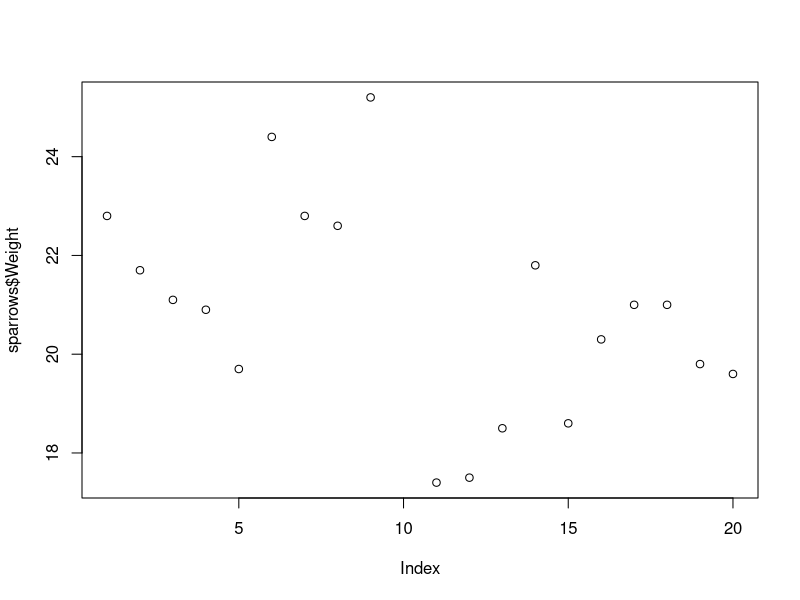
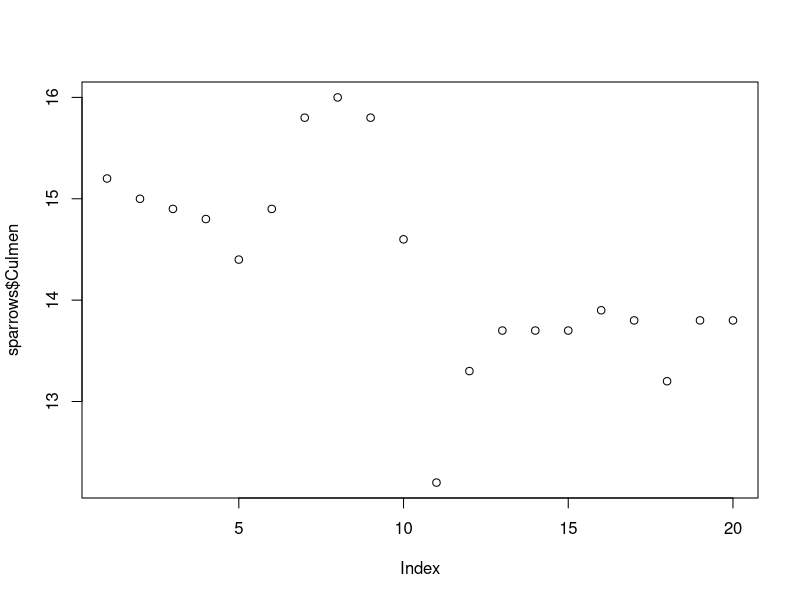
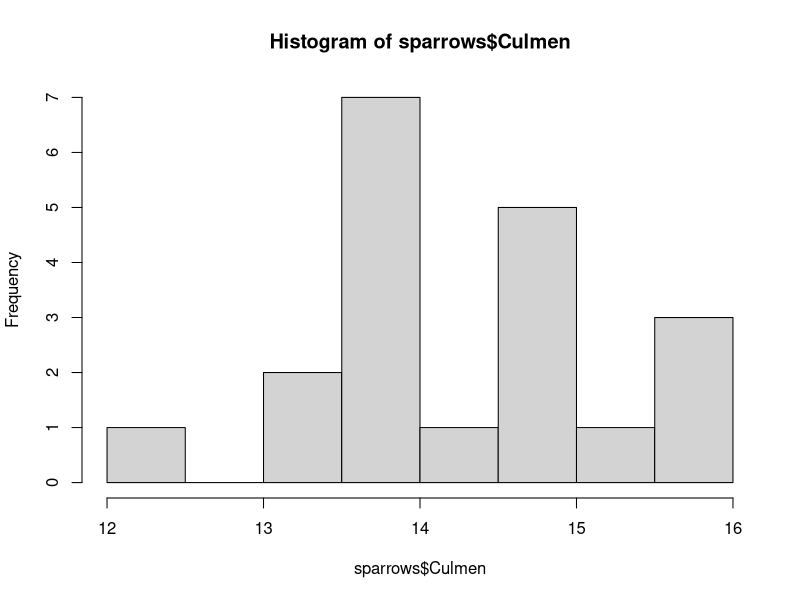
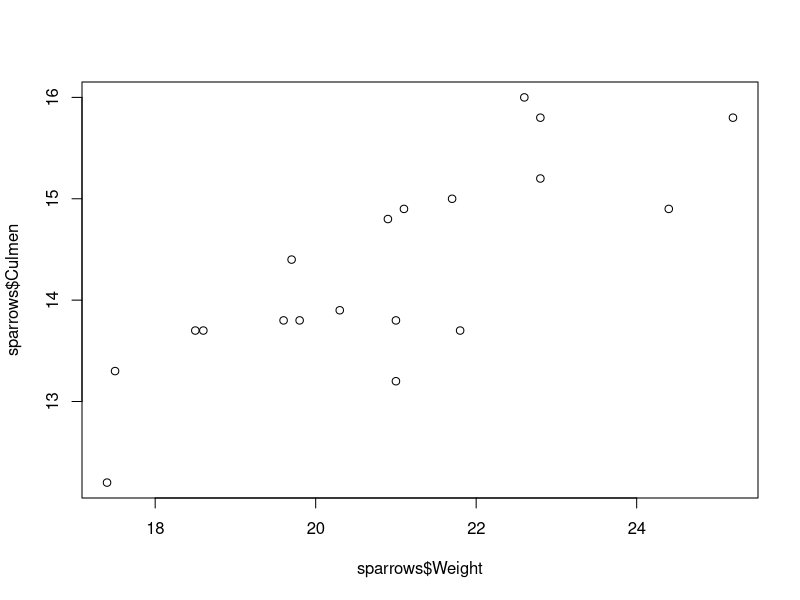
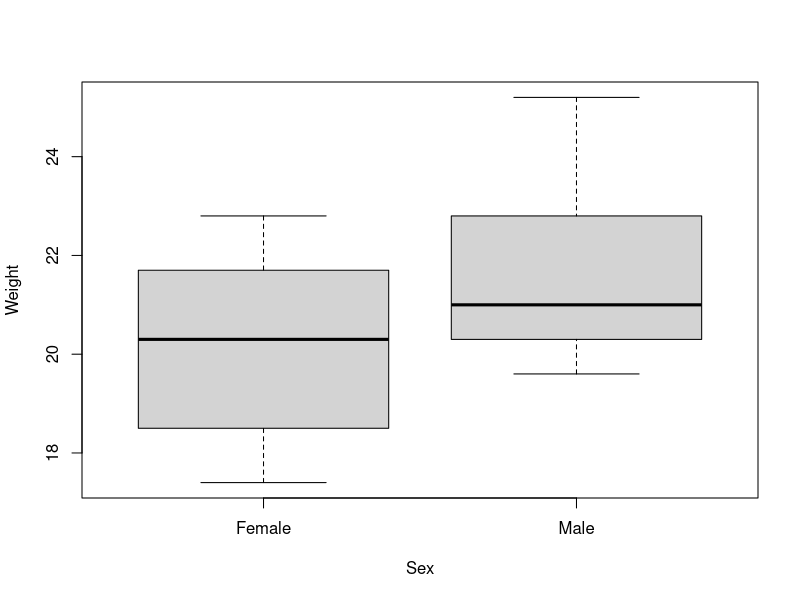
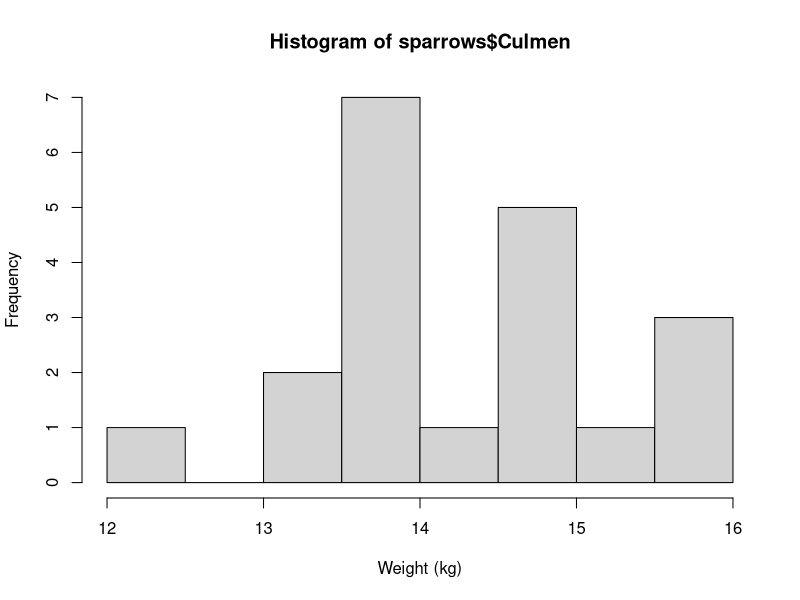
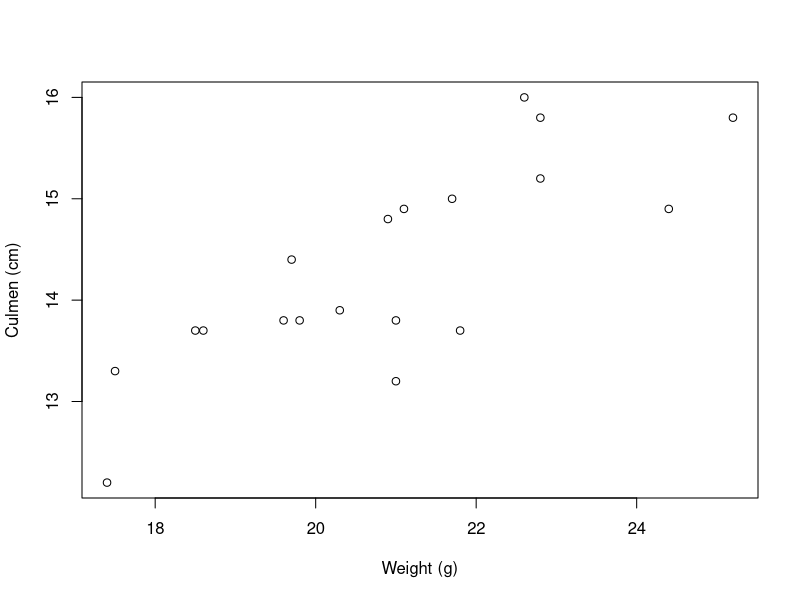
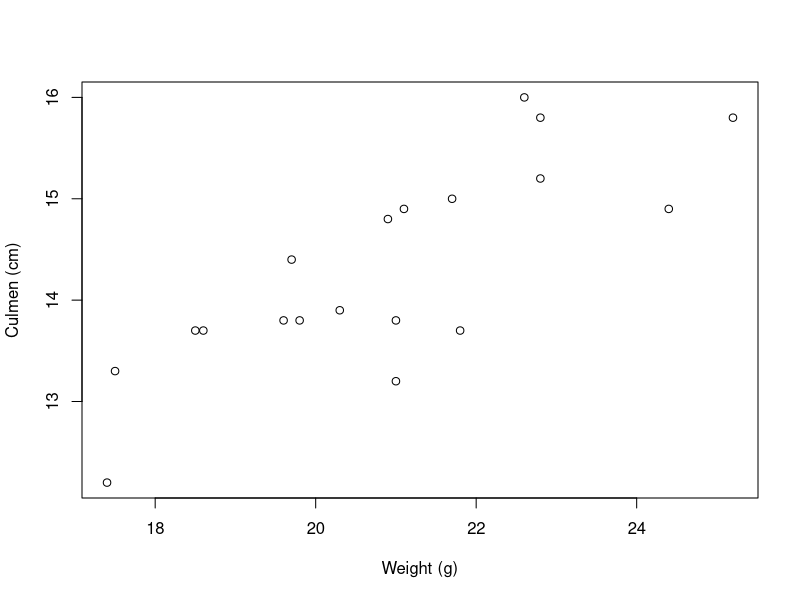

Generate these figures, in order, with R:
#################          Introduction to R         ##################
#                                                                     #
#              Science & Engineering Extracurricular Award            #
#                       Christian Devenish                            #
#                                                                     #
#                     February 2019, Manchester, UK                   #
#                 Manchester Metropolitan University                  #
#                                                                     #
#######################################################################

## 4. Importing data from excel or text


# First things first...

## set your working directory

setwd("YOUR PATH TO YOUR FOLDER HERE")

# check
getwd()

# Look at the contents of your working directory

# From excel - save to csv - what is a csv?

sparrows <- read.csv("sparrows.csv")

## 3. Check data

head(sparrows)

names(sparrows)

str(sparrows)

## Check data

plot(sparrows$Weight)
plot(sparrows$Culmen)

levels(sparrows$Sex)

## There are some problems with the data....

# Fix these, save as sparrows_fixed.csv and reimport

sparrows <- read.csv("sparrows_fixed.csv")


## Basic plots

hist(sparrows$Culmen)

plot(sparrows$Weight, sparrows$Culmen)

boxplot(Weight ~ Sex, data = sparrows)


# plot with labels.

hist(sparrows$Culmen, xlab = "Weight (kg)")

plot(sparrows$Weight, sparrows$Culmen, xlab = "Weight (g)", ylab = "Culmen (cm)")


# save plot to image

png("scatter_plot_sparrows.png", height = 200, width = 200, units = "mm", res = 100)

plot(sparrows$Weight, sparrows$Culmen, xlab = "Weight (g)", ylab = "Culmen (cm)")

dev.off()




